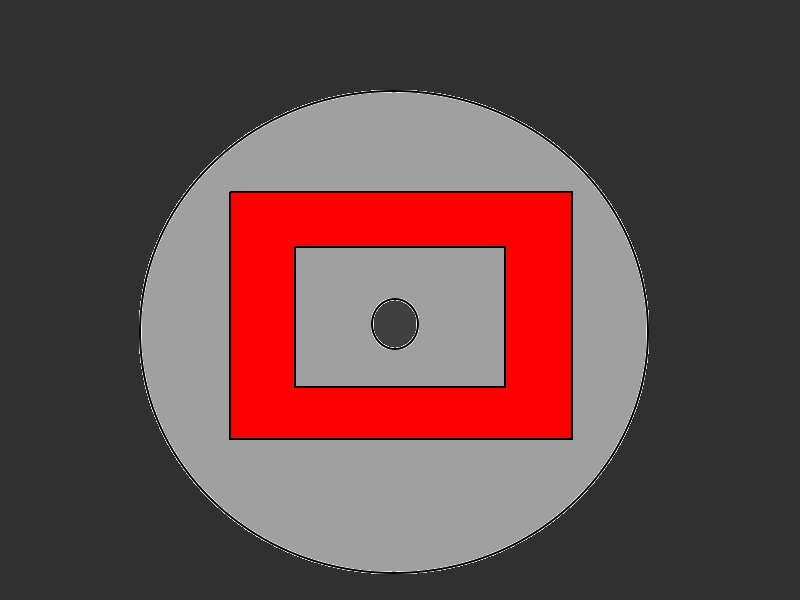
#> input picture dewar.jpg, 800 x 600 px
$ python lidshape.py --image dewar.jpg
#> lines starting #> are read from the running program, lines starting #| are printed output that depends on the picture; after the words box and inside, x2 and y2 are one past the last pixel; in counts of white or black regions, pixels touching at a corner belong together
import cv2
import argparse
import imutils

ap = argparse.ArgumentParser()
ap.add_argument("-i", "--image", required=True)
args = vars(ap.parse_args())

def detectShape(c):
    shape = "unidentified"
    peri = cv2.arcLength(c, True)
    approx = cv2.approxPolyDP(c, 0.04 * peri, True)
    if len(approx) == 3:
        shape = "triangle"
    elif len(approx) == 4:
        (x, y, w, h) = cv2.boundingRect(approx)
        shape = "rectangle"
    elif len(approx) == 5:
        shape = "pentagon"
    else:
        shape = "circle"
    return shape

def imageIn():
    image = cv2.imread(args["image"])
#> image is the input picture: shape (600, 800, 3); mean B, G, R 73.6, 73.6, 101.5
    resized = imutils.resize(image, width=300)
    ratio = image.shape[0] / float(resized.shape[0])
#> ratio = 2.67
    gray = cv2.cvtColor(resized, cv2.COLOR_BGR2GRAY)
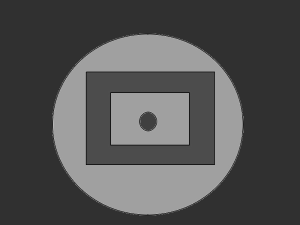
#> gray: shape (225, 300); min 12, max 183, mean 81.9
    blurred = cv2.GaussianBlur(gray, (5, 5), 0)
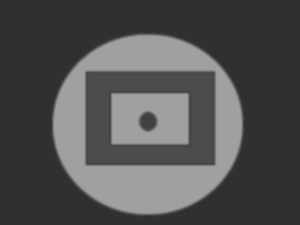
#> blurred: shape (225, 300); min 47, max 161, mean 81.9
    thresh = cv2.threshold(blurred, 60, 255, cv2.THRESH_BINARY)[1]
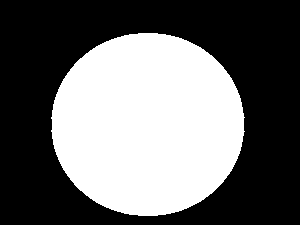
#> thresh: shape (225, 300); 41.3% white; 1 white region
    cv2.imshow("image", blurred)
    cv2.waitKey(0)
    cnts, hierarchy = cv2.findContours(thresh.copy(), cv2.RETR_EXTERNAL,
	    cv2.CHAIN_APPROX_SIMPLE)
#> cnts = 1 contour; box (x1, y1, x2, y2) and area: (51, 33, 245, 216) 27601
#> (the run stopped early here; a loop or call above may not have finished)
